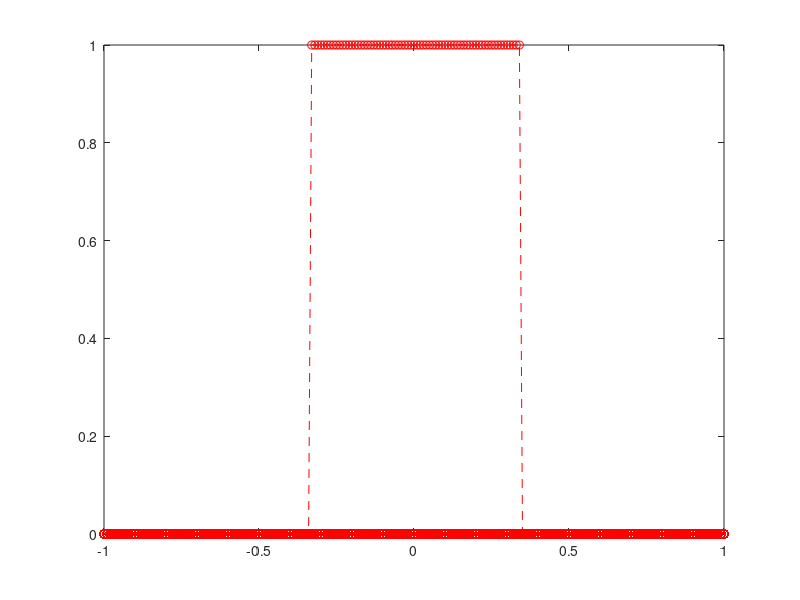

Recreate this plot in MATLAB.
clear;

Lmin=-1;
Lmax=1;
N=200;    % No of grid points in space    
Delta_x=(Lmax-Lmin)/N;
Tx=[Lmin:Delta_x:Lmax];
CFL=0.8;
Delta_t=CFL*Delta_x;
T0=0;
Tf=4; %Final Time
M=Tf/Delta_t; % No. of grid points in time
%Delta_t=(Tf-T0)/m
Tp=[T0:Delta_t:Tf];

for i=1:N+1
    if Tx(i)>-1/3

   % a=Tx(i)-Delta_x
a=Tx(i)
   break
    end
end

for i=1:N+1
    if Tx(i)>1/3
        b=Tx(i)
        break
    end
end

u0=zeros(length(Tp),N+1);
for i=1:N+1  %space loop
    if Tx(i)<a
        %u0(i)=0;
     u0(1,i)=0;
    elseif Tx(i)>b
        %u0(i)=0
        u0(1,i)=0;
    else
      %  u0(i)=1-3*abs(Tx(i))
       %u0(i)=1
       u0(1,i)=1;
    end
end
length(Tx);
u0
plot(Tx,u0,'--or');
